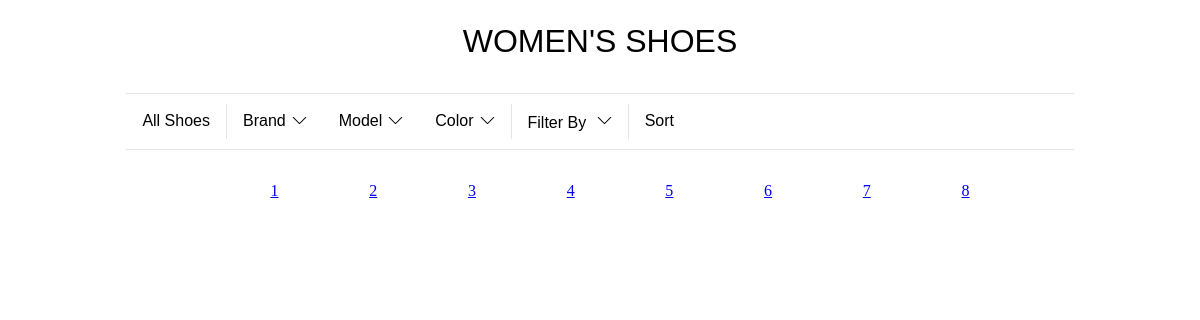
Before: /static/templates/women.php with the older database file.
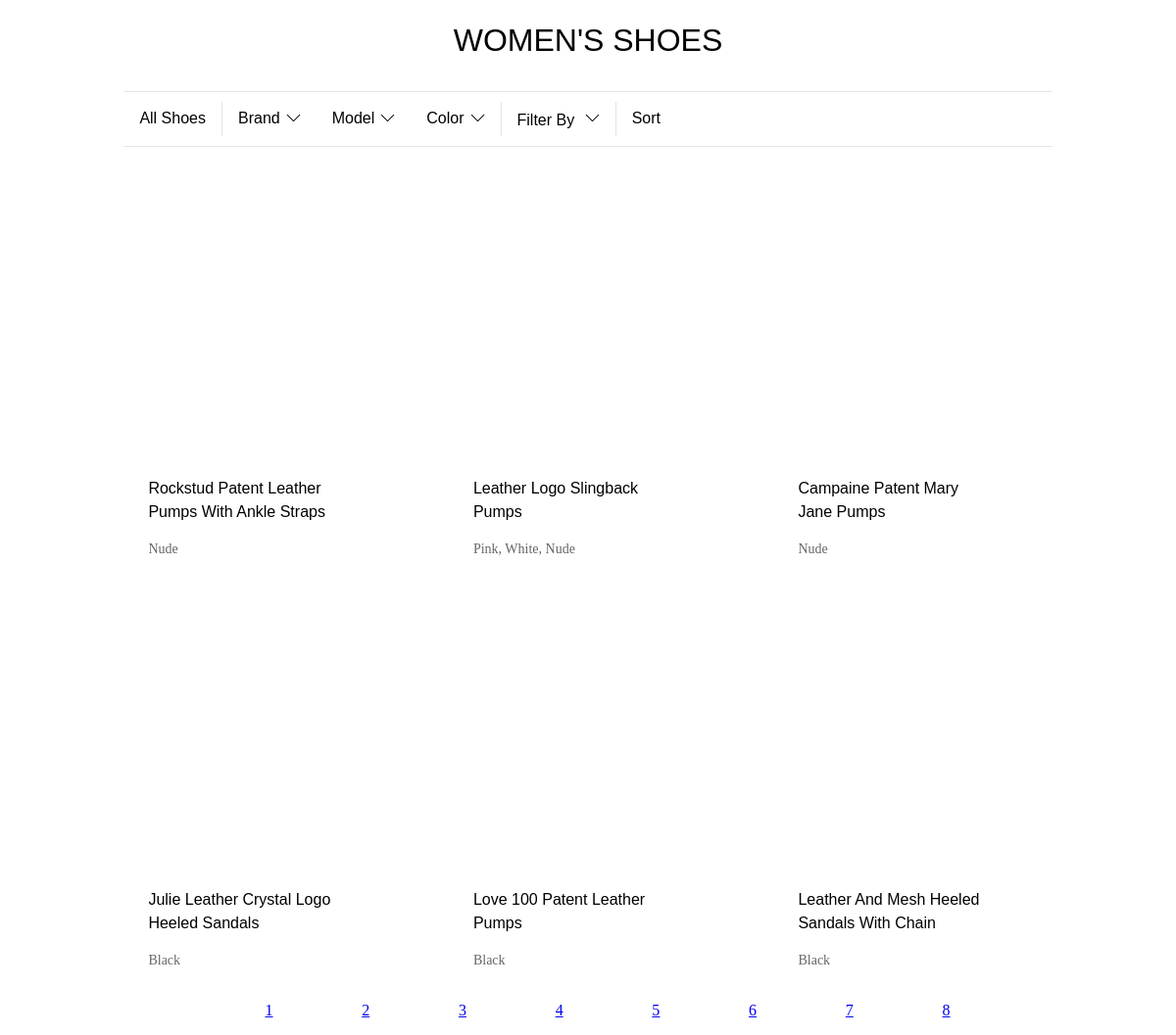
After: the same page with the newer database file.
### tables this page shows
CREATE TABLE `all_inventory` (
  `Product_ID` int(11) NOT NULL,
  `Product_Old_ID` int(11) NOT NULL,
  `Brand_ID` int(11) NOT NULL,
  `Product_Name` varchar(100) NOT NULL,
  `Product_Description` mediumtext NOT NULL,
  `Product_Color` varchar(50) NOT NULL,
  `Product_Img` mediumtext NOT NULL,
  `Product_Price` decimal(10,0) NOT NULL,
  `Product_Size` int(11) NOT NULL,
  `shoe_type` varchar(20) NOT NULL,
  `made_in` varchar(20) NOT NULL,
  `Heel_Height` varchar(10) NOT NULL,
  `Gender` varchar(10) NOT NULL
);

### static/templates/women.php (the view, shortened to what the changed rows need)
<!DOCTYPE html>
<html lang="en">
    <head>
        <link rel="stylesheet" href="../styles/mainPages.css">
    </head>
    <body>
        <div class="productPageContainer">
            <h1 class="pageTitleHeader" style="">
                <span class="headerSpan">Women's Shoes</span>
            </h1>
            <?php
            $offset = 0;
            $page_result = 6;
                if(isset($_POST['submit'])){
                    if(!empty($_POST['model'])){
                        $allSelectedModels = implode("', '", $_POST['model']);
                        $sqlQuery = "SELECT * FROM all_inventory WHERE Gender LIKE 'women' AND Shoe_Type IN('$allSelectedModels') LIMIT $offset, $page_result";
                        displayProducts($dataconnection, $sqlQuery);
                    }
                    elseif(!empty($_POST['color'])){
                        $colorQList=array();
                        foreach($_POST['color'] as $checked){
                            $colorQList[] = "Product_Color LIKE '%".$checked."%'";
                        }
                        $sqlQuery = "SELECT * FROM all_inventory WHERE Gender LIKE 'women' AND ".implode(' OR ', $colorQList);
                        displayProducts($dataconnection, $sqlQuery);
                    }
                    elseif(!empty($_POST['brand'])){
                        $allSelectedBrands = implode(", ", (array)$_POST['brand']);
                        $sqlQuery = "SELECT * FROM all_inventory WHERE Gender LIKE 'women' AND Brand_ID IN('$allSelectedBrands') LIMIT $offset, $page_result";
                        displayProducts($dataconnection, $sqlQuery);
                    }
                    elseif(!empty($_POST['filter'])){
                        foreach($_POST['filter'] as $chosenFilter){
                            $filterBy = $chosenFilter;
                        }
                        switch($filterBy){
                            case 'AZ':
                                $sqlQuery = "SELECT * FROM all_inventory WHERE Gender LIKE 'women' ORDER BY Product_Name ASC LIMIT $offset, $page_result";
                                displayProducts($dataconnection, $sqlQuery);
                            break;
                            case 'ZA':
                                $sqlQuery = "SELECT * FROM all_inventory WHERE Gender LIKE 'women' ORDER BY Product_Name DESC LIMIT $offset, $page_result";
                                displayProducts($dataconnection, $sqlQuery);
                            break;
                            case 'PA':
                                $sqlQuery = "SELECT * FROM all_inventory WHERE Gender LIKE 'women' ORDER BY Product_Price ASC LIMIT $offset, $page_result";
                                displayProducts($dataconnection, $sqlQuery);
                            break;
                            case 'PD':
                                $sqlQuery = "SELECT * FROM all_inventory WHERE Gender LIKE 'women' ORDER BY Product_Price DESC LIMIT $offset, $page_result";
                                displayProducts($dataconnection, $sqlQuery);
                            break;
                        }
                    }
                    else{
                        $sqlQuery = "SELECT * FROM all_inventory WHERE Gender LIKE 'women' LIMIT $offset, $page_result";
                        displayProducts($dataconnection, $sqlQuery);
                    }
                }
                else{
                    $sqlQuery = "SELECT * FROM all_inventory WHERE Gender LIKE 'women' LIMIT $offset, $page_result";
                    displayProducts($dataconnection, $sqlQuery);
                }
                $pagecount = 50;
                $num = $pagecount / $page_result ;
                $pageLinks = '<div class="paging" style=" margin-left: auto; margin-right: auto; width: 80%; text-align: center">';
                $pageLinks .= '<ul class="paging-ul" style="list-style-type: none;">';
                for($i = 1 ; $i <= $num ; $i++)
                {
                     $pageLinks .= '<li style="display: inline; margin: 5%;"><a href="index.php?page=women&pageno='.$i.'">'.$i.'</a></li>';
                }
                $pageLinks .= '</ul>';
                $pageLinks .= '</div>';
                echo $pageLinks;
                function displayProducts($dataconnection, $sqlQuery){
                    $result = mysqli_query($dataconnection, $sqlQuery);
                        $womenDivHTML = '<ul class="productUl" style="width:80%; margin-left:auto; margin-right:auto;">';
                        while($fetch = mysqli_fetch_array($result)){
                            $womenDivHTML .='<li class="productLi" data-object-id="prd-123">';
                            $womenDivHTML .='    <div class="productDiv2">';
                            $womenDivHTML.='        <a class="productA" href="index.php?page=store&inventory=all&item='.$fetch['Product_ID'].'&brandid='.$fetch['Brand_ID'].'">';
                            $womenDivHTML .='            <div class="productDiv3">';
                            $womenDivHTML.='                 <div class="productDiv4">';
                            $womenDivHTML .='                     <img class="productImg" src="'.$fetch['Product_Img'].'" alt="" />';
                            $womenDivHTML.='                  </div>';
                            $womenDivHTML .='             </div>';
                            $womenDivHTML .='             <div class="productDiv5">';
                            $womenDivHTML .='                 <span class="productSpan1">';
                            $womenDivHTML .='                     <span class="">'.$fetch['Product_Name'].'</span>';
                            $womenDivHTML .='                 </span>';
                            $womenDivHTML .='                 <p class="productP">'.$fetch['Product_Color'].'</p>';
                            $womenDivHTML.='              </div>';
                            $womenDivHTML .='         </a>';
                            $womenDivHTML.='     </div>';
                            $womenDivHTML.=' </li>';
                        }
                        $womenDivHTML .= '</ul>';
                        $womenDivHTML .= '</div>';
                        echo $womenDivHTML;
                }
            ?>
    </body>
</html>

Changed rows visible on the page:
added all_inventory: Product_Name "Rockstud Patent Leather Pumps With Ankle Straps", Product_Color "Nude"
added all_inventory: Product_Name "Leather Logo Slingback Pumps", Product_Color "Pink, White, Nude"
added all_inventory: Product_Name "Campaine Patent Mary Jane Pumps", Product_Color "Nude"
added all_inventory: Product_Name "Julie Leather Crystal Logo Heeled Sandals", Product_Color "Black"
added all_inventory: Product_Name "Love 100 Patent Leather Pumps", Product_Color "Black"
added all_inventory: Product_Name "Leather And Mesh Heeled Sandals With Chain", Product_Color "Black"
